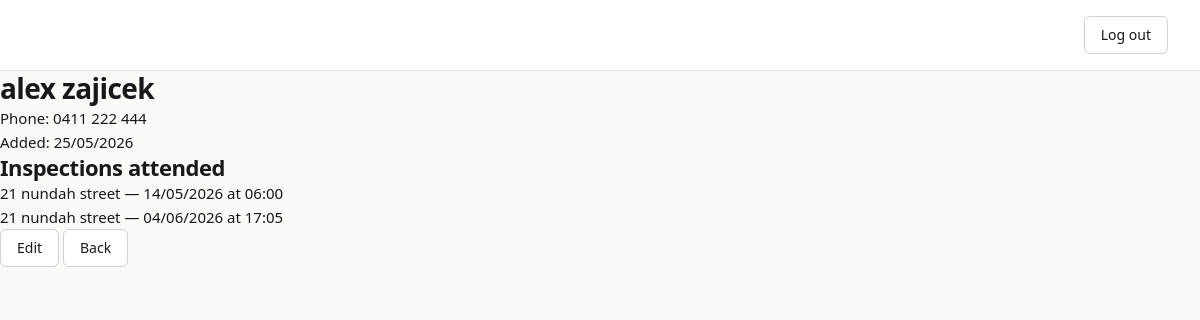
/prospects/1/, run on an earlier commit of the app's database.
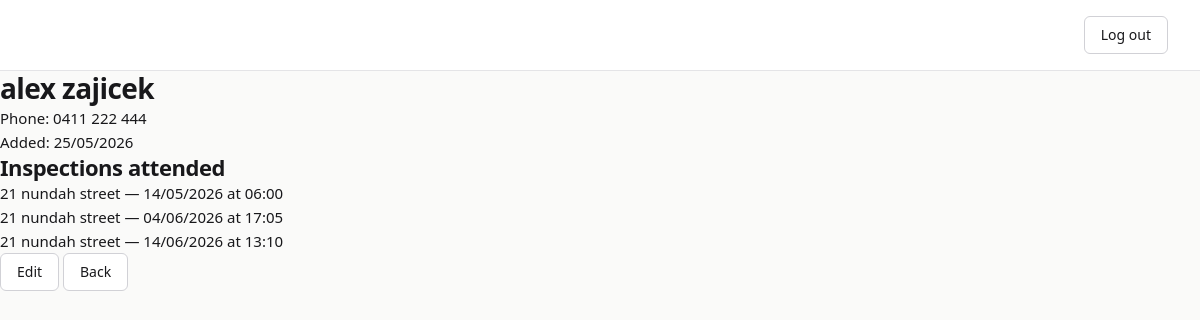
And on a later commit of the database.
### propertytrack/models.py (models this page shows, shortened)
class Inspection(models.Model):
    STATUS_CHOICES = [
        ('scheduled', 'Scheduled'),
        ('in_progress', 'In Progress'),
        ('completed', 'Completed'),
    ]
    rental = models.ForeignKey(Rental, on_delete=models.CASCADE)
    inspection_date = models.DateTimeField()
    notes = models.TextField(blank=True, null=True)
    created_at = models.DateTimeField(auto_now_add=True)
    status = models.CharField(max_length=20, choices=STATUS_CHOICES, default='scheduled')

class Rental(models.Model):
    address = models.CharField(max_length=255)
    rent_amount = models.DecimalField(max_digits=8, decimal_places=2)
    is_archived = models.BooleanField(default=False)
    created_at = models.DateTimeField(auto_now_add=True)

### prospects/views.py (the view)
# urls.py: path("<int:prospect_id>/", views.prospect_detail, name="prospect_detail"),
def prospect_detail(request, prospect_id):
    prospect = get_object_or_404(Prospect, id=prospect_id)
    inspections = prospect.inspections.all()
    return render(request, 'prospects/prospect_detail.html', {'prospect': prospect, 'inspections': inspections})

### prospects/templates/prospects/prospect_detail.html (shortened to what this page needs)
{% load static %}
<!DOCTYPE html>
<html lang="en">
<head>
    <link rel="stylesheet" href="{% static 'propertytrack/styles.css' %}">
</head>
<body>
    <div class="header">
        <form action="{% url 'agents:logout' %}" method="post">
            <button type="submit">Log out</button>
        </form>
    </div>
    <h1>{{ prospect.first_name }} {{ prospect.last_name }}</h1>
    <p>Phone: {{ prospect.phone }}</p>
    <p>Added: {{ prospect.created_at|date:"d/m/Y" }}</p>
    <h2>Inspections attended</h2>
    {% for inspection in inspections %}
        <p>{{ inspection.rental.address }} — {{ inspection.inspection_date|date:"d/m/Y" }} at {{ inspection.inspection_date|time:"H:i" }}</p>
    {% empty %}
        <p>No inspections recorded.</p>
    {% endfor %}
    <a href="{% url 'prospects:prospect_update' prospect.id %}"><button>Edit</button></a>
    <a href="{% url 'prospects:prospect_search' %}"><button>Back</button></a>
</body>
</html>

What changed in the data, as far as the page shows it:
added Inspection: rental.address "21 nundah street", inspection_date "14/06/2026", inspection_date "13:10"
